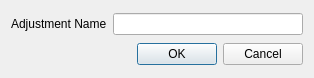
<?xml version="1.0" encoding="UTF-8"?>
<ui version="4.0">
 <class>addAdjustDialog</class>
 <widget class="QDialog" name="addAdjustDialog">
  <property name="geometry">
   <rect>
    <x>0</x>
    <y>0</y>
    <width>314</width>
    <height>78</height>
   </rect>
  </property>
  <property name="sizePolicy">
   <sizepolicy hsizetype="Fixed" vsizetype="Fixed">
    <horstretch>0</horstretch>
    <verstretch>0</verstretch>
   </sizepolicy>
  </property>
  <property name="windowTitle">
   <string>New Adjustment</string>
  </property>
  <layout class="QVBoxLayout" name="verticalLayout">
   <item>
    <layout class="QHBoxLayout" name="horizontalLayout">
     <item>
      <widget class="QLabel" name="label">
       <property name="text">
        <string>Adjustment Name</string>
       </property>
      </widget>
     </item>
     <item>
      <widget class="QLineEdit" name="lineEdit"/>
     </item>
    </layout>
   </item>
   <item>
    <widget class="QDialogButtonBox" name="buttonBox">
     <property name="orientation">
      <enum>Qt::Horizontal</enum>
     </property>
     <property name="standardButtons">
      <set>QDialogButtonBox::Cancel|QDialogButtonBox::Ok</set>
     </property>
    </widget>
   </item>
  </layout>
 </widget>
 <resources/>
 <connections>
  <connection>
   <sender>buttonBox</sender>
   <signal>accepted()</signal>
   <receiver>addAdjustDialog</receiver>
   <slot>accept()</slot>
   <hints>
    <hint type="sourcelabel">
     <x>248</x>
     <y>254</y>
    </hint>
    <hint type="destinationlabel">
     <x>157</x>
     <y>274</y>
    </hint>
   </hints>
  </connection>
  <connection>
   <sender>buttonBox</sender>
   <signal>rejected()</signal>
   <receiver>addAdjustDialog</receiver>
   <slot>reject()</slot>
   <hints>
    <hint type="sourcelabel">
     <x>316</x>
     <y>260</y>
    </hint>
    <hint type="destinationlabel">
     <x>286</x>
     <y>274</y>
    </hint>
   </hints>
  </connection>
 </connections>
</ui>
